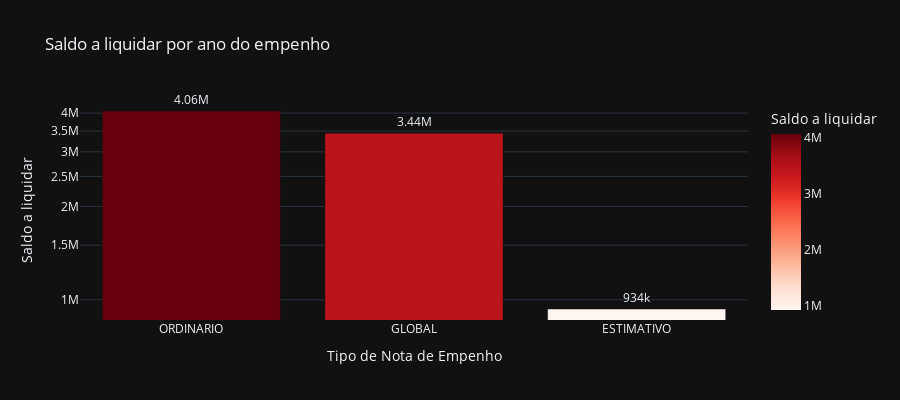

Source (notebook cell):
### Code cell
# Saldo a liquidar por tipo de NE
cols = ['TIPO_NE', 'A_LIQUIDAR']

df_aux = df.loc[:, cols].groupby('TIPO_NE').sum().sort_values(by= 'A_LIQUIDAR', ascending=False).reset_index()
df_aux = df_aux[df_aux['A_LIQUIDAR'] > 0]
fig = px.bar(df_aux, 
             x='TIPO_NE', 
             y='A_LIQUIDAR',
             title='Saldo a liquidar por ano do empenho',
             labels={'TIPO_NE':'Tipo de Nota de Empenho', 'A_LIQUIDAR':'Saldo a liquidar'},
             text_auto='.3s',
             height=400,
             log_y=True,
             color='A_LIQUIDAR',
             color_continuous_scale = 'reds',
             template='plotly_dark')
fig.update_traces(textposition = 'outside', cliponaxis = False, hovertemplate=None)
fig.update_layout(hovermode="x unified")

fig.show()

### Figure 1 — Plotly figure (JSON) as saved in the notebook; plotly's stock layout.template omitted (floating-point values rounded to 4 significant figures)
{"data": [{"alignmentgroup": "True", "cliponaxis": false, "legendgroup": "", "marker": {"color": [4063000.0, 3445000.0, 933900.0], "coloraxis": "coloraxis", "pattern": {"shape": ""}}, "name": "", "offsetgroup": "", "orientation": "v", "showlegend": false, "textposition": "outside", "texttemplate": "%{y:.3s}", "type": "bar", "x": ["ORDINARIO", "GLOBAL", "ESTIMATIVO"], "xaxis": "x", "y": [4063000.0, 3445000.0, 933900.0], "yaxis": "y"}], "layout": {"barmode": "relative", "coloraxis": {"colorbar": {"title": {"text": "Saldo a liquidar"}}, "colorscale": [[0, "rgb(255,245,240)"], [0.125, "rgb(254,224,210)"], [0.25, "rgb(252,187,161)"], [0.375, "rgb(252,146,114)"], [0.5, "rgb(251,106,74)"], [0.625, "rgb(239,59,44)"], [0.75, "rgb(203,24,29)"], [0.875, "rgb(165,15,21)"], [1, "rgb(103,0,13)"]]}, "height": 400, "hovermode": "x unified", "legend": {"tracegroupgap": 0}, "title": {"text": "Saldo a liquidar por ano do empenho"}, "xaxis": {"anchor": "y", "domain": [0, 1], "title": {"text": "Tipo de Nota de Empenho"}}, "yaxis": {"anchor": "x", "domain": [0, 1], "title": {"text": "Saldo a liquidar"}, "type": "log"}}}
